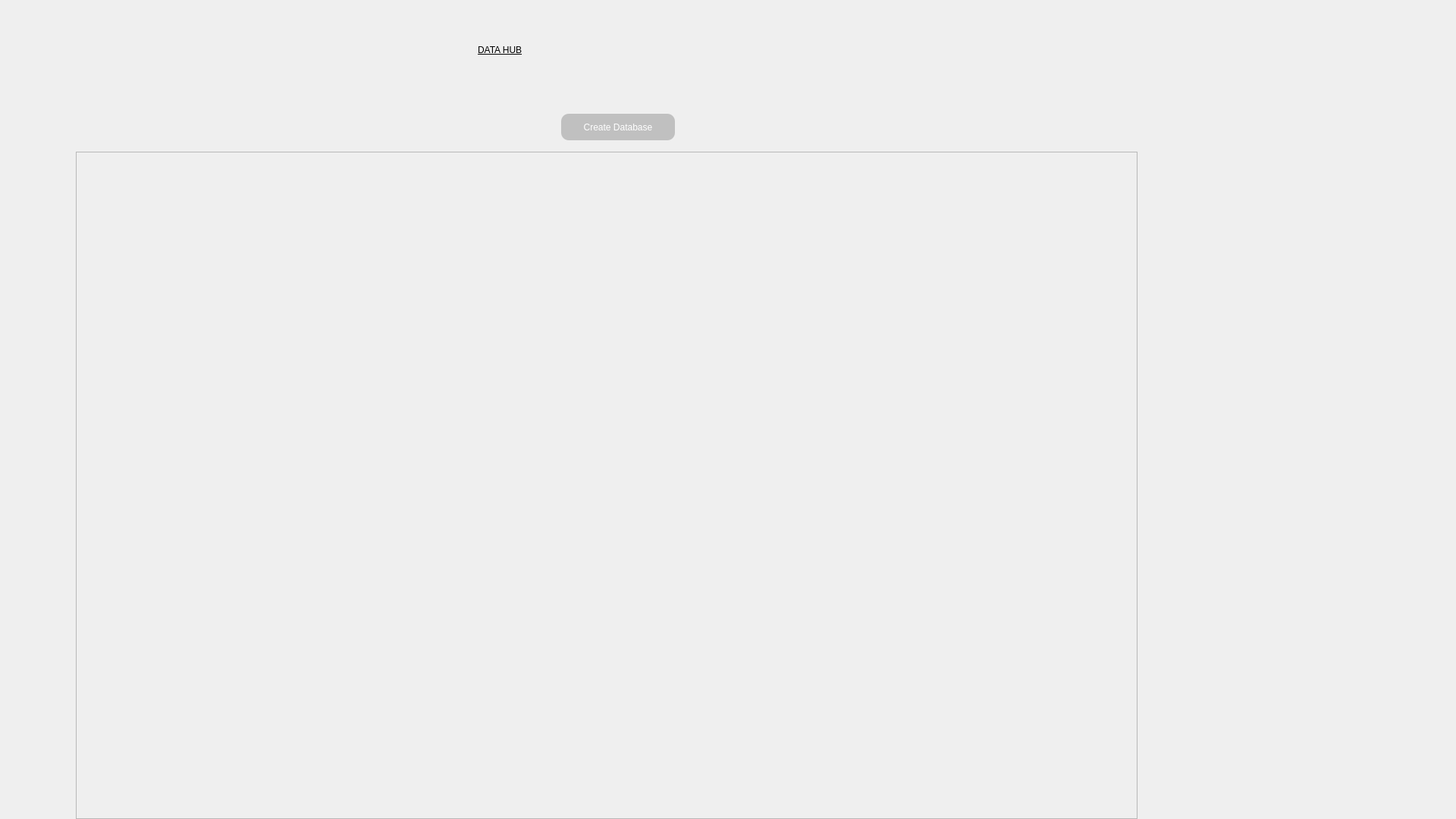
<?xml version="1.0" encoding="UTF-8"?>
<ui version="4.0">
 <class>MainScreen</class>
 <widget class="QMainWindow" name="MainScreen">
  <property name="geometry">
   <rect>
    <x>0</x>
    <y>0</y>
    <width>1920</width>
    <height>1080</height>
   </rect>
  </property>
  <property name="windowTitle">
   <string>MainScreen</string>
  </property>
  <property name="styleSheet">
   <string notr="true"/>
  </property>
  <widget class="QWidget" name="centralwidget">
   <widget class="QPushButton" name="btn_createDatabase">
    <property name="geometry">
     <rect>
      <x>740</x>
      <y>150</y>
      <width>150</width>
      <height>35</height>
     </rect>
    </property>
    <property name="styleSheet">
     <string notr="true">border-radius: 10px;
font: 900 9pt &quot;Segoe UI Black&quot;;
border-width: 5px;
border-color: black;
background: silver;
color: white
</string>
    </property>
    <property name="text">
     <string>Create Database</string>
    </property>
   </widget>
   <widget class="QFrame" name="frame">
    <property name="geometry">
     <rect>
      <x>100</x>
      <y>200</y>
      <width>1400</width>
      <height>880</height>
     </rect>
    </property>
    <property name="styleSheet">
     <string notr="true"/>
    </property>
    <property name="frameShape">
     <enum>QFrame::StyledPanel</enum>
    </property>
    <property name="frameShadow">
     <enum>QFrame::Raised</enum>
    </property>
   </widget>
   <widget class="QLabel" name="label">
    <property name="geometry">
     <rect>
      <x>630</x>
      <y>20</y>
      <width>381</width>
      <height>91</height>
     </rect>
    </property>
    <property name="styleSheet">
     <string notr="true">
color: black;
text-decoration: underline;
font: 900 50pt &quot;Segoe UI Black&quot;;
background-color: transparent;</string>
    </property>
    <property name="text">
     <string>DATA HUB</string>
    </property>
   </widget>
  </widget>
 </widget>
 <resources/>
 <connections/>
</ui>
